Frame 1 (no input): blank canvas, image omitted
Frame 60 (no input): blank canvas, image omitted
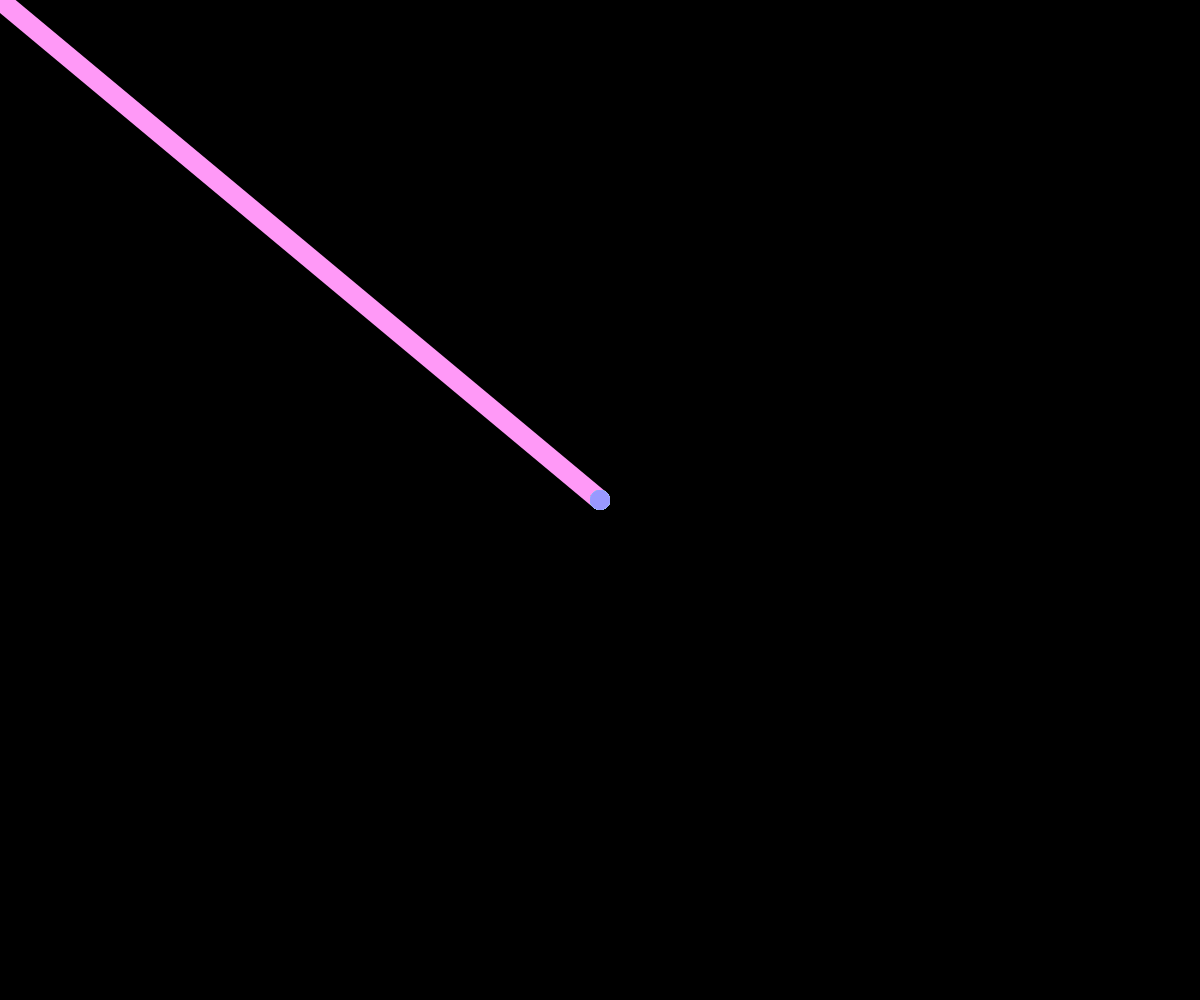
Frame 120 (the mouse pressed at the canvas centre since frame 60)

The p5.js sketch whose frames 1 and 60 were blank and that drew this single picture after the mouse press (run headless with seeded random() and noise() and a simulated clock; from frame 60 on, the mouse is pressed at the canvas centre):

// p5.js sketch
// ── sketch.js
function setup() {
  createCanvas(windowWidth, windowHeight);
  background('black');

}

function draw() {
  colorMode(HSB);
  // background(frameCount % 360, 100, 100);
  if(mouseIsPressed){
   noStroke();
    stroke((5*frameCount) % 360, 40, 100);
    fill((5*frameCount) % 360, 100, 100);

    // ellipse(mouseX, mouseY, 30,30);
    strokeWeight(20);
    line(mouseX, mouseY, pmouseX, pmouseY);
  }

  colorMode(RGB);
}
